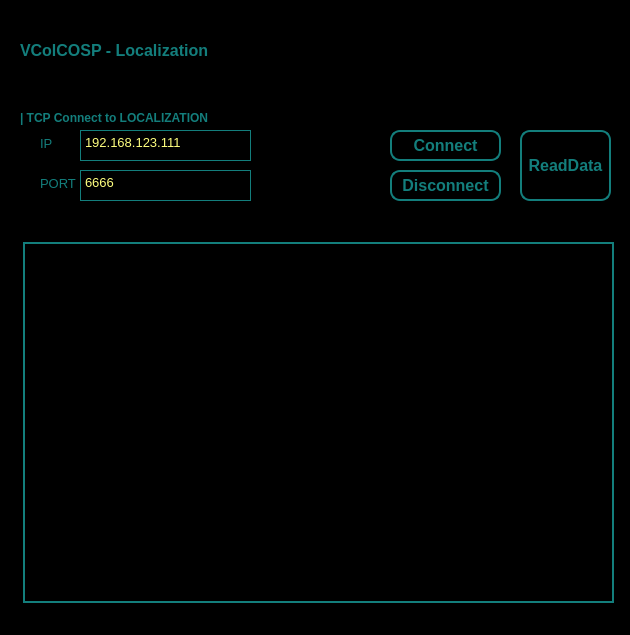
<?xml version="1.0" encoding="UTF-8"?>
<ui version="4.0">
 <class>localization</class>
 <widget class="QWidget" name="localization">
  <property name="geometry">
   <rect>
    <x>0</x>
    <y>0</y>
    <width>630</width>
    <height>635</height>
   </rect>
  </property>
  <property name="windowTitle">
   <string>VColCOSP-VirtualPheromonePanel</string>
  </property>
  <property name="styleSheet">
   <string notr="true">background-color: rgb(0, 0, 0);
color: rgb(19, 126, 124);</string>
  </property>
  <widget class="QLabel" name="label_8">
   <property name="geometry">
    <rect>
     <x>20</x>
     <y>30</y>
     <width>211</width>
     <height>41</height>
    </rect>
   </property>
   <property name="font">
    <font>
     <family>Arial</family>
     <pointsize>12</pointsize>
     <weight>75</weight>
     <bold>true</bold>
    </font>
   </property>
   <property name="text">
    <string>VColCOSP - Localization</string>
   </property>
  </widget>
  <widget class="QLabel" name="label_15">
   <property name="geometry">
    <rect>
     <x>40</x>
     <y>133</y>
     <width>41</width>
     <height>21</height>
    </rect>
   </property>
   <property name="font">
    <font>
     <pointsize>10</pointsize>
     <weight>50</weight>
     <bold>false</bold>
    </font>
   </property>
   <property name="text">
    <string>IP</string>
   </property>
  </widget>
  <widget class="QTextEdit" name="te_socket_ip">
   <property name="geometry">
    <rect>
     <x>80</x>
     <y>130</y>
     <width>171</width>
     <height>31</height>
    </rect>
   </property>
   <property name="font">
    <font>
     <pointsize>12</pointsize>
    </font>
   </property>
   <property name="toolTip">
    <string>&lt;html&gt;&lt;head/&gt;&lt;body&gt;&lt;p&gt;Define robot &lt;span style=&quot; font-weight:600;&quot;&gt;ID&lt;/span&gt; with &lt;span style=&quot; font-weight:600;&quot;&gt;Pheromone Type&lt;/span&gt; (Color Channel) &lt;span style=&quot; font-style:italic;&quot;&gt;e.g.: 0:red;1,2:green;&lt;/span&gt;&lt;/p&gt;&lt;/body&gt;&lt;/html&gt;</string>
   </property>
   <property name="styleSheet">
    <string notr="true">border:1px solid rgb(19, 126, 124);
color:rgb(255, 255, 127)</string>
   </property>
   <property name="html">
    <string>&lt;!DOCTYPE HTML PUBLIC &quot;-//W3C//DTD HTML 4.0//EN&quot; &quot;http://www.w3.org/TR/REC-html40/strict.dtd&quot;&gt;
&lt;html&gt;&lt;head&gt;&lt;meta name=&quot;qrichtext&quot; content=&quot;1&quot; /&gt;&lt;style type=&quot;text/css&quot;&gt;
p, li { white-space: pre-wrap; }
&lt;/style&gt;&lt;/head&gt;&lt;body style=&quot; font-family:'SimSun'; font-size:12pt; font-weight:400; font-style:normal;&quot;&gt;
&lt;p style=&quot; margin-top:0px; margin-bottom:0px; margin-left:0px; margin-right:0px; -qt-block-indent:0; text-indent:0px;&quot;&gt;&lt;span style=&quot; font-size:10pt;&quot;&gt;192.168.123.111&lt;/span&gt;&lt;/p&gt;&lt;/body&gt;&lt;/html&gt;</string>
   </property>
  </widget>
  <widget class="QLabel" name="label_22">
   <property name="geometry">
    <rect>
     <x>40</x>
     <y>173</y>
     <width>41</width>
     <height>21</height>
    </rect>
   </property>
   <property name="font">
    <font>
     <pointsize>10</pointsize>
     <weight>50</weight>
     <bold>false</bold>
    </font>
   </property>
   <property name="text">
    <string>PORT</string>
   </property>
  </widget>
  <widget class="QTextEdit" name="te_socket_port">
   <property name="geometry">
    <rect>
     <x>80</x>
     <y>170</y>
     <width>171</width>
     <height>31</height>
    </rect>
   </property>
   <property name="font">
    <font>
     <pointsize>12</pointsize>
    </font>
   </property>
   <property name="toolTip">
    <string>&lt;html&gt;&lt;head/&gt;&lt;body&gt;&lt;p&gt;Define robot &lt;span style=&quot; font-weight:600;&quot;&gt;ID&lt;/span&gt; with &lt;span style=&quot; font-weight:600;&quot;&gt;Pheromone Type&lt;/span&gt; (Color Channel) &lt;span style=&quot; font-style:italic;&quot;&gt;e.g.: 0:red;1,2:green;&lt;/span&gt;&lt;/p&gt;&lt;/body&gt;&lt;/html&gt;</string>
   </property>
   <property name="styleSheet">
    <string notr="true">border:1px solid rgb(19, 126, 124);
color:rgb(255, 255, 127)</string>
   </property>
   <property name="html">
    <string>&lt;!DOCTYPE HTML PUBLIC &quot;-//W3C//DTD HTML 4.0//EN&quot; &quot;http://www.w3.org/TR/REC-html40/strict.dtd&quot;&gt;
&lt;html&gt;&lt;head&gt;&lt;meta name=&quot;qrichtext&quot; content=&quot;1&quot; /&gt;&lt;style type=&quot;text/css&quot;&gt;
p, li { white-space: pre-wrap; }
&lt;/style&gt;&lt;/head&gt;&lt;body style=&quot; font-family:'SimSun'; font-size:12pt; font-weight:400; font-style:normal;&quot;&gt;
&lt;p style=&quot; margin-top:0px; margin-bottom:0px; margin-left:0px; margin-right:0px; -qt-block-indent:0; text-indent:0px;&quot;&gt;&lt;span style=&quot; font-size:10pt;&quot;&gt;6666&lt;/span&gt;&lt;/p&gt;&lt;/body&gt;&lt;/html&gt;</string>
   </property>
  </widget>
  <widget class="QPushButton" name="pb_read_data">
   <property name="geometry">
    <rect>
     <x>520</x>
     <y>130</y>
     <width>91</width>
     <height>71</height>
    </rect>
   </property>
   <property name="font">
    <font>
     <family>Arial</family>
     <pointsize>12</pointsize>
     <weight>75</weight>
     <bold>true</bold>
    </font>
   </property>
   <property name="styleSheet">
    <string notr="true">QPushButton::disabled {
    border: 2px solid rgb(149, 149, 149);
	color:rgb(149, 149, 149);
	border-radius:10px;
}
QPushButton{
border: 2px solid rgb(19, 126, 124);
border-radius:10px;
}
</string>
   </property>
   <property name="text">
    <string>ReadData</string>
   </property>
  </widget>
  <widget class="QLabel" name="label_21">
   <property name="geometry">
    <rect>
     <x>20</x>
     <y>110</y>
     <width>391</width>
     <height>16</height>
    </rect>
   </property>
   <property name="font">
    <font>
     <weight>75</weight>
     <bold>true</bold>
    </font>
   </property>
   <property name="text">
    <string>| TCP Connect to LOCALIZATION</string>
   </property>
  </widget>
  <widget class="QPushButton" name="pb_disconnect_to_loc">
   <property name="geometry">
    <rect>
     <x>390</x>
     <y>170</y>
     <width>111</width>
     <height>31</height>
    </rect>
   </property>
   <property name="font">
    <font>
     <family>Arial</family>
     <pointsize>12</pointsize>
     <weight>75</weight>
     <bold>true</bold>
    </font>
   </property>
   <property name="styleSheet">
    <string notr="true">QPushButton::disabled {
    border: 2px solid rgb(149, 149, 149);
	color:rgb(149, 149, 149);
	border-radius:10px;
}
QPushButton{
border: 2px solid rgb(19, 126, 124);
border-radius:10px;
}
</string>
   </property>
   <property name="text">
    <string>Disconnect</string>
   </property>
  </widget>
  <widget class="QPushButton" name="pb_connect_to_loc">
   <property name="geometry">
    <rect>
     <x>390</x>
     <y>130</y>
     <width>111</width>
     <height>31</height>
    </rect>
   </property>
   <property name="font">
    <font>
     <family>Arial</family>
     <pointsize>12</pointsize>
     <weight>75</weight>
     <bold>true</bold>
    </font>
   </property>
   <property name="styleSheet">
    <string notr="true">QPushButton::disabled {
    border: 2px solid rgb(149, 149, 149);
	color:rgb(149, 149, 149);
	border-radius:10px;
}
QPushButton{
border: 2px solid rgb(19, 126, 124);
border-radius:10px;
}
</string>
   </property>
   <property name="text">
    <string>Connect</string>
   </property>
  </widget>
  <widget class="QLabel" name="label_localization_dislay">
   <property name="geometry">
    <rect>
     <x>23</x>
     <y>242</y>
     <width>591</width>
     <height>361</height>
    </rect>
   </property>
   <property name="styleSheet">
    <string notr="true">border:2px solid rgb(19, 126, 124);</string>
   </property>
   <property name="text">
    <string/>
   </property>
  </widget>
  <widget class="QFrame" name="frame">
   <property name="geometry">
    <rect>
     <x>240</x>
     <y>10</y>
     <width>351</width>
     <height>101</height>
    </rect>
   </property>
   <property name="styleSheet">
    <string notr="true">border-image: url(:/resource/resources/localization.png);</string>
   </property>
   <property name="frameShape">
    <enum>QFrame::StyledPanel</enum>
   </property>
   <property name="frameShadow">
    <enum>QFrame::Raised</enum>
   </property>
  </widget>
 </widget>
 <resources>
  <include location="../resources.qrc"/>
 </resources>
 <connections/>
</ui>
